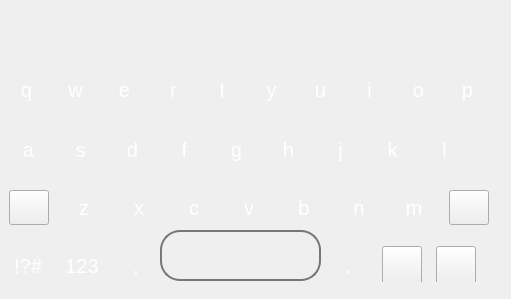
   <widget class="QWidget" name="pageLower">
    <widget class="QWidget" name="rowLower1">
     <property name="geometry">
      <rect>
       <x>0</x>
       <y>170</y>
       <width>500</width>
       <height>61</height>
      </rect>
     </property>
     <layout class="QHBoxLayout" name="horizontalLayout_6">
      <item>
       <widget class="QPushButton" name="btnLower">
        <property name="minimumSize">
         <size>
          <width>40</width>
          <height>35</height>
         </size>
        </property>
        <property name="maximumSize">
         <size>
          <width>20</width>
          <height>20</height>
         </size>
        </property>
        <property name="styleSheet">
         <string notr="true">border-image: url(:/qq/controls/res/qq/controls/helpers/arrow_right.svg);
QPushButton
{
border:none;
color: rgb(255, 255, 255);
font-size:20px}
QPushButton:pressed
{
    background-color:color: rgb(255, 255, 255);
}</string>
        </property>
        <property name="text">
         <string/>
        </property>
       </widget>
      </item>
      <item>
       <widget class="QPushButton" name="z_text">
        <property name="minimumSize">
         <size>
          <width>40</width>
          <height>35</height>
         </size>
        </property>
        <property name="maximumSize">
         <size>
          <width>20</width>
          <height>20</height>
         </size>
        </property>
        <property name="styleSheet">
         <string notr="true">
QPushButton
{
border:none;
color: rgb(255, 255, 255);
font-size:20px}
QPushButton:pressed
{
    background-color:color: rgb(255, 255, 255);
}</string>
        </property>
        <property name="text">
         <string>z</string>
        </property>
       </widget>
      </item>
      <item>
       <widget class="QPushButton" name="x_text">
        <property name="minimumSize">
         <size>
          <width>40</width>
          <height>35</height>
         </size>
        </property>
        <property name="maximumSize">
         <size>
          <width>20</width>
          <height>20</height>
         </size>
        </property>
        <property name="styleSheet">
         <string notr="true">
QPushButton
{
border:none;
color: rgb(255, 255, 255);
font-size:20px}
QPushButton:pressed
{
    background-color:color: rgb(255, 255, 255);
}</string>
        </property>
        <property name="text">
         <string>x</string>
        </property>
       </widget>
      </item>
      <item>
       <widget class="QPushButton" name="c_text">
        <property name="minimumSize">
         <size>
          <width>40</width>
          <height>35</height>
         </size>
        </property>
        <property name="maximumSize">
         <size>
          <width>20</width>
          <height>20</height>
         </size>
        </property>
        <property name="styleSheet">
         <string notr="true">
QPushButton
{
border:none;
color: rgb(255, 255, 255);
font-size:20px}
QPushButton:pressed
{
    background-color:color: rgb(255, 255, 255);
}</string>
        </property>
        <property name="text">
         <string>c</string>
        </property>
       </widget>
      </item>
      <item>
       <widget class="QPushButton" name="v_text">
        <property name="minimumSize">
         <size>
          <width>40</width>
          <height>35</height>
         </size>
        </property>
        <property name="maximumSize">
         <size>
          <width>20</width>
          <height>20</height>
         </size>
        </property>
        <property name="styleSheet">
         <string notr="true">
QPushButton
{
border:none;
color: rgb(255, 255, 255);
font-size:20px}
QPushButton:pressed
{
    background-color:color: rgb(255, 255, 255);
}</string>
        </property>
        <property name="text">
         <string>v</string>
        </property>
       </widget>
      </item>
      <item>
       <widget class="QPushButton" name="b_text">
        <property name="minimumSize">
         <size>
          <width>40</width>
          <height>35</height>
         </size>
        </property>
        <property name="maximumSize">
         <size>
          <width>20</width>
          <height>20</height>
         </size>
        </property>
        <property name="styleSheet">
         <string notr="true">
QPushButton
{
border:none;
color: rgb(255, 255, 255);
font-size:20px}
QPushButton:pressed
{
    background-color:color: rgb(255, 255, 255);
}</string>
        </property>
        <property name="text">
         <string>b</string>
        </property>
       </widget>
      </item>
      <item>
       <widget class="QPushButton" name="n_text">
        <property name="minimumSize">
         <size>
          <width>40</width>
          <height>35</height>
         </size>
        </property>
        <property name="maximumSize">
         <size>
          <width>20</width>
          <height>20</height>
         </size>
        </property>
        <property name="styleSheet">
         <string notr="true">
QPushButton
{
border:none;
color: rgb(255, 255, 255);
font-size:20px}
QPushButton:pressed
{
    background-color:color: rgb(255, 255, 255);
}</string>
        </property>
        <property name="text">
         <string>n</string>
        </property>
       </widget>
      </item>
      <item>
       <widget class="QPushButton" name="m_text">
        <property name="minimumSize">
         <size>
          <width>40</width>
          <height>35</height>
         </size>
        </property>
        <property name="maximumSize">
         <size>
          <width>20</width>
          <height>20</height>
         </size>
        </property>
        <property name="styleSheet">
         <string notr="true">
QPushButton
{
border:none;
color: rgb(255, 255, 255);
font-size:20px}
QPushButton:pressed
{
    background-color:color: rgb(255, 255, 255);
}</string>
        </property>
        <property name="text">
         <string>m</string>
        </property>
       </widget>
      </item>
      <item>
       <widget class="QPushButton" name="btnBackspaceLower">
        <property name="minimumSize">
         <size>
          <width>40</width>
          <height>35</height>
         </size>
        </property>
        <property name="maximumSize">
         <size>
          <width>20</width>
          <height>20</height>
         </size>
        </property>
        <property name="styleSheet">
         <string notr="true">border-image: url(:/qq/controls/res/qq/controls/icons/icon_trash.svg);

QPushButton
{
border:none;
color: rgb(255, 255, 255);
font-size:20px
}
QPushButton:pressed
{
    background-color:color: rgb(255, 255, 255);
}</string>
        </property>
        <property name="text">
         <string/>
        </property>
       </widget>
      </item>
     </layout>
    </widget>
    <widget class="QWidget" name="rowLower2">
     <property name="geometry">
      <rect>
       <x>320</x>
       <y>230</y>
       <width>164</width>
       <height>52</height>
      </rect>
     </property>
     <layout class="QHBoxLayout" name="horizontalLayout_7">
      <item>
       <widget class="QPushButton" name="btnDotLower">
        <property name="minimumSize">
         <size>
          <width>40</width>
          <height>40</height>
         </size>
        </property>
        <property name="maximumSize">
         <size>
          <width>20</width>
          <height>20</height>
         </size>
        </property>
        <property name="styleSheet">
         <string notr="true">
QPushButton
{
border:none;
color: rgb(255, 255, 255);
font-size:20px}
QPushButton:pressed
{
    background-color:color: rgb(255, 255, 255);
}</string>
        </property>
        <property name="text">
         <string>.</string>
        </property>
       </widget>
      </item>
      <item>
       <widget class="QPushButton" name="btnContactLower">
        <property name="minimumSize">
         <size>
          <width>40</width>
          <height>40</height>
         </size>
        </property>
        <property name="maximumSize">
         <size>
          <width>20</width>
          <height>20</height>
         </size>
        </property>
        <property name="styleSheet">
         <string notr="true">border-image: url(:/qq/controls/res/qq/controls/functions/contacts_icon.svg);
QPushButton
{
border:none;
color: rgb(255, 255, 255);
font-size:20px}
QPushButton:pressed
{
    background-color:color: rgb(255, 255, 255);
}</string>
        </property>
        <property name="text">
         <string/>
        </property>
       </widget>
      </item>
      <item>
       <widget class="QPushButton" name="btnSendLower">
        <property name="minimumSize">
         <size>
          <width>40</width>
          <height>40</height>
         </size>
        </property>
        <property name="maximumSize">
         <size>
          <width>20</width>
          <height>20</height>
         </size>
        </property>
        <property name="styleSheet">
         <string notr="true">border-image: url(:/qq/controls/res/qq/controls/icons/icon_reply.svg);
QPushButton
{
border:none;
color: rgb(255, 255, 255);
font-size:20px
}
QPushButton:pressed
{
    background-color:color: rgb(255, 255, 255);
}</string>
        </property>
        <property name="text">
         <string/>
        </property>
       </widget>
      </item>
     </layout>
    </widget>
    <widget class="QWidget" name="rowLower3">
     <property name="geometry">
      <rect>
       <x>0</x>
       <y>50</y>
       <width>502</width>
       <height>61</height>
      </rect>
     </property>
     <layout class="QHBoxLayout" name="horizontalLayout_8">
      <property name="spacing">
       <number>0</number>
      </property>
      <item>
       <widget class="QPushButton" name="q_text">
        <property name="minimumSize">
         <size>
          <width>45</width>
          <height>40</height>
         </size>
        </property>
        <property name="maximumSize">
         <size>
          <width>20</width>
          <height>20</height>
         </size>
        </property>
        <property name="styleSheet">
         <string notr="true">
QPushButton
{
border:none;
color: rgb(255, 255, 255);
font-size:20px}
QPushButton:pressed
{
    background-color:color: rgb(255, 255, 255);
}</string>
        </property>
        <property name="text">
         <string>q</string>
        </property>
       </widget>
      </item>
      <item>
       <widget class="QPushButton" name="w_text">
        <property name="minimumSize">
         <size>
          <width>45</width>
          <height>40</height>
         </size>
        </property>
        <property name="maximumSize">
         <size>
          <width>20</width>
          <height>20</height>
         </size>
        </property>
        <property name="styleSheet">
         <string notr="true">
QPushButton
{
border:none;
color: rgb(255, 255, 255);
font-size:20px}
QPushButton:pressed
{
    background-color:color: rgb(255, 255, 255);
}</string>
        </property>
        <property name="text">
         <string>w</string>
        </property>
       </widget>
      </item>
      <item>
       <widget class="QPushButton" name="e_text">
        <property name="minimumSize">
         <size>
          <width>45</width>
          <height>40</height>
         </size>
        </property>
        <property name="maximumSize">
         <size>
          <width>20</width>
          <height>20</height>
         </size>
        </property>
        <property name="styleSheet">
         <string notr="true">
QPushButton
{
border:none;
color: rgb(255, 255, 255);
font-size:20px}
QPushButton:pressed
{
    background-color:color: rgb(255, 255, 255);
}</string>
        </property>
        <property name="text">
         <string>e</string>
        </property>
       </widget>
      </item>
      <item>
       <widget class="QPushButton" name="r_text">
        <property name="minimumSize">
         <size>
          <width>45</width>
          <height>40</height>
         </size>
        </property>
        <property name="maximumSize">
         <size>
          <width>20</width>
          <height>20</height>
         </size>
        </property>
        <property name="styleSheet">
         <string notr="true">
QPushButton
{
border:none;
color: rgb(255, 255, 255);
font-size:20px}
QPushButton:pressed
{
    background-color:color: rgb(255, 255, 255);
}</string>
        </property>
        <property name="text">
         <string>r</string>
        </property>
       </widget>
      </item>
      <item>
       <widget class="QPushButton" name="t_text">
        <property name="minimumSize">
         <size>
          <width>45</width>
          <height>40</height>
         </size>
        </property>
        <property name="maximumSize">
         <size>
          <width>20</width>
          <height>20</height>
         </size>
        </property>
        <property name="styleSheet">
         <string notr="true">
QPushButton
{
border:none;
color: rgb(255, 255, 255);
font-size:20px}
QPushButton:pressed
{
    background-color:color: rgb(255, 255, 255);
}</string>
        </property>
        <property name="text">
         <string>t</string>
        </property>
       </widget>
      </item>
      <item>
       <widget class="QPushButton" name="y_text">
        <property name="minimumSize">
         <size>
          <width>45</width>
          <height>40</height>
         </size>
        </property>
        <property name="maximumSize">
         <size>
          <width>20</width>
          <height>20</height>
         </size>
        </property>
        <property name="styleSheet">
         <string notr="true">
QPushButton
{
border:none;
color: rgb(255, 255, 255);
font-size:20px}
QPushButton:pressed
{
    background-color:color: rgb(255, 255, 255);
}</string>
        </property>
        <property name="text">
         <string>y</string>
        </property>
       </widget>
      </item>
      <item>
       <widget class="QPushButton" name="u_text">
        <property name="minimumSize">
         <size>
          <width>45</width>
          <height>40</height>
         </size>
        </property>
        <property name="maximumSize">
         <size>
          <width>20</width>
          <height>20</height>
         </size>
        </property>
        <property name="styleSheet">
         <string notr="true">
QPushButton
{
border:none;
color: rgb(255, 255, 255);
font-size:20px}
QPushButton:pressed
{
    background-color:color: rgb(255, 255, 255);
}</string>
        </property>
        <property name="text">
         <string>u</string>
        </property>
       </widget>
      </item>
      <item>
       <widget class="QPushButton" name="i_text">
        <property name="minimumSize">
         <size>
          <width>45</width>
          <height>40</height>
         </size>
        </property>
        <property name="maximumSize">
         <size>
          <width>20</width>
          <height>20</height>
         </size>
        </property>
        <property name="styleSheet">
         <string notr="true">
QPushButton
{
border:none;
color: rgb(255, 255, 255);
font-size:20px}
QPushButton:pressed
{
    background-color:color: rgb(255, 255, 255);
}</string>
        </property>
        <property name="text">
         <string>i</string>
        </property>
       </widget>
      </item>
      <item>
       <widget class="QPushButton" name="o_text">
        <property name="minimumSize">
         <size>
          <width>45</width>
          <height>40</height>
         </size>
        </property>
        <property name="maximumSize">
         <size>
          <width>20</width>
          <height>20</height>
         </size>
        </property>
        <property name="styleSheet">
         <string notr="true">
QPushButton
{
border:none;
color: rgb(255, 255, 255);
font-size:20px}
QPushButton:pressed
{
    background-color:color: rgb(255, 255, 255);
}</string>
        </property>
        <property name="text">
         <string>o</string>
        </property>
       </widget>
      </item>
      <item>
       <widget class="QPushButton" name="p_text">
        <property name="minimumSize">
         <size>
          <width>45</width>
          <height>40</height>
         </size>
        </property>
        <property name="maximumSize">
         <size>
          <width>20</width>
          <height>20</height>
         </size>
        </property>
        <property name="styleSheet">
         <string notr="true">
QPushButton
{
border:none;
color: rgb(255, 255, 255);
font-size:20px}
QPushButton:pressed
{
    background-color:color: rgb(255, 255, 255);
}</string>
        </property>
        <property name="text">
         <string>p</string>
        </property>
       </widget>
      </item>
     </layout>
    </widget>
    <widget class="QWidget" name="rowLower4">
     <property name="geometry">
      <rect>
       <x>0</x>
       <y>110</y>
       <width>481</width>
       <height>61</height>
      </rect>
     </property>
     <layout class="QHBoxLayout" name="horizontalLayout_9">
      <property name="spacing">
       <number>0</number>
      </property>
      <item>
       <widget class="QPushButton" name="a_text">
        <property name="minimumSize">
         <size>
          <width>47</width>
          <height>40</height>
         </size>
        </property>
        <property name="maximumSize">
         <size>
          <width>20</width>
          <height>20</height>
         </size>
        </property>
        <property name="styleSheet">
         <string notr="true">
QPushButton
{
border:none;
color: rgb(255, 255, 255);
font-size:20px}
QPushButton:pressed
{
    background-color:color: rgb(255, 255, 255);
}</string>
        </property>
        <property name="text">
         <string>a</string>
        </property>
       </widget>
      </item>
      <item>
       <widget class="QPushButton" name="s_text">
        <property name="minimumSize">
         <size>
          <width>47</width>
          <height>40</height>
         </size>
        </property>
        <property name="maximumSize">
         <size>
          <width>20</width>
          <height>20</height>
         </size>
        </property>
        <property name="styleSheet">
         <string notr="true">
QPushButton
{
border:none;
color: rgb(255, 255, 255);
font-size:20px}
QPushButton:pressed
{
    background-color:color: rgb(255, 255, 255);
}</string>
        </property>
        <property name="text">
         <string>s</string>
        </property>
       </widget>
      </item>
      <item>
       <widget class="QPushButton" name="d_text">
        <property name="minimumSize">
         <size>
          <width>47</width>
          <height>40</height>
         </size>
        </property>
        <property name="maximumSize">
         <size>
          <width>20</width>
          <height>20</height>
         </size>
        </property>
        <property name="styleSheet">
         <string notr="true">
QPushButton
{
border:none;
color: rgb(255, 255, 255);
font-size:20px}
QPushButton:pressed
{
    background-color:color: rgb(255, 255, 255);
}</string>
        </property>
        <property name="text">
         <string>d</string>
        </property>
       </widget>
      </item>
      <item>
       <widget class="QPushButton" name="f_text">
        <property name="minimumSize">
         <size>
          <width>47</width>
          <height>40</height>
         </size>
        </property>
        <property name="maximumSize">
         <size>
          <width>20</width>
          <height>20</height>
         </size>
        </property>
        <property name="styleSheet">
         <string notr="true">
QPushButton
{
border:none;
color: rgb(255, 255, 255);
font-size:20px}
QPushButton:pressed
{
    background-color:color: rgb(255, 255, 255);
}</string>
        </property>
        <property name="text">
         <string>f</string>
        </property>
       </widget>
      </item>
      <item>
       <widget class="QPushButton" name="g_text">
        <property name="minimumSize">
         <size>
          <width>47</width>
          <height>40</height>
         </size>
        </property>
        <property name="maximumSize">
         <size>
          <width>20</width>
          <height>20</height>
         </size>
        </property>
        <property name="styleSheet">
         <string notr="true">
QPushButton
{
border:none;
color: rgb(255, 255, 255);
font-size:20px}
QPushButton:pressed
{
    background-color:color: rgb(255, 255, 255);
}</string>
        </property>
        <property name="text">
         <string>g</string>
        </property>
       </widget>
      </item>
      <item>
       <widget class="QPushButton" name="h_text">
        <property name="minimumSize">
         <size>
          <width>47</width>
          <height>40</height>
         </size>
        </property>
        <property name="maximumSize">
         <size>
          <width>20</width>
          <height>20</height>
         </size>
        </property>
        <property name="styleSheet">
         <string notr="true">
QPushButton
{
border:none;
color: rgb(255, 255, 255);
font-size:20px}
QPushButton:pressed
{
    background-color:color: rgb(255, 255, 255);
}</string>
        </property>
        <property name="text">
         <string>h</string>
        </property>
       </widget>
      </item>
      <item>
       <widget class="QPushButton" name="j_text">
        <property name="minimumSize">
         <size>
          <width>47</width>
          <height>40</height>
         </size>
        </property>
        <property name="maximumSize">
         <size>
          <width>20</width>
          <height>20</height>
         </size>
        </property>
        <property name="styleSheet">
         <string notr="true">
QPushButton
{
border:none;
color: rgb(255, 255, 255);
font-size:20px}
QPushButton:pressed
{
    background-color:color: rgb(255, 255, 255);
}</string>
        </property>
        <property name="text">
         <string>j</string>
        </property>
       </widget>
      </item>
      <item>
       <widget class="QPushButton" name="k_text">
        <property name="minimumSize">
         <size>
          <width>47</width>
          <height>40</height>
         </size>
        </property>
        <property name="maximumSize">
         <size>
          <width>20</width>
          <height>20</height>
         </size>
        </property>
        <property name="styleSheet">
         <string notr="true">
QPushButton
{
border:none;
color: rgb(255, 255, 255);
font-size:20px}
QPushButton:pressed
{
    background-color:color: rgb(255, 255, 255);
}</string>
        </property>
        <property name="text">
         <string>k</string>
        </property>
       </widget>
      </item>
      <item>
       <widget class="QPushButton" name="l_text">
        <property name="minimumSize">
         <size>
          <width>47</width>
          <height>40</height>
         </size>
        </property>
        <property name="maximumSize">
         <size>
          <width>20</width>
          <height>20</height>
         </size>
        </property>
        <property name="styleSheet">
         <string notr="true">
QPushButton
{
border:none;
color: rgb(255, 255, 255);
font-size:20px}
QPushButton:pressed
{
    background-color:color: rgb(255, 255, 255);
}</string>
        </property>
        <property name="text">
         <string>l</string>
        </property>
       </widget>
      </item>
     </layout>
    </widget>
    <widget class="QWidget" name="rowLower5">
     <property name="geometry">
      <rect>
       <x>0</x>
       <y>230</y>
       <width>164</width>
       <height>52</height>
      </rect>
     </property>
     <layout class="QHBoxLayout" name="horizontalLayout_10">
      <item>
       <widget class="QPushButton" name="btnSymbol">
        <property name="minimumSize">
         <size>
          <width>40</width>
          <height>40</height>
         </size>
        </property>
        <property name="maximumSize">
         <size>
          <width>20</width>
          <height>20</height>
         </size>
        </property>
        <property name="styleSheet">
         <string notr="true">
QPushButton
{
border:none;
color: rgb(255, 255, 255);
font-size:20px}
QPushButton:pressed
{
    background-color:color: rgb(255, 255, 255);
}</string>
        </property>
        <property name="text">
         <string>!?#</string>
        </property>
       </widget>
      </item>
      <item>
       <widget class="QPushButton" name="btnNumLower">
        <property name="minimumSize">
         <size>
          <width>40</width>
          <height>40</height>
         </size>
        </property>
        <property name="maximumSize">
         <size>
          <width>20</width>
          <height>20</height>
         </size>
        </property>
        <property name="styleSheet">
         <string notr="true">
QPushButton
{
border:none;
color: rgb(255, 255, 255);
font-size:20px}
QPushButton:pressed
{
    background-color:color: rgb(255, 255, 255);
}</string>
        </property>
        <property name="text">
         <string>123</string>
        </property>
       </widget>
      </item>
      <item>
       <widget class="QPushButton" name="btnCommaLower">
        <property name="minimumSize">
         <size>
          <width>40</width>
          <height>40</height>
         </size>
        </property>
        <property name="maximumSize">
         <size>
          <width>20</width>
          <height>20</height>
         </size>
        </property>
        <property name="styleSheet">
         <string notr="true">
QPushButton
{
border:none;
color: rgb(255, 255, 255);
font-size:20px}
QPushButton:pressed
{
    background-color:color: rgb(255, 255, 255);
}</string>
        </property>
        <property name="text">
         <string>,</string>
        </property>
       </widget>
      </item>
     </layout>
    </widget>
    <widget class="QPushButton" name="btnSpaceLower">
     <property name="geometry">
      <rect>
       <x>160</x>
       <y>230</y>
       <width>161</width>
       <height>51</height>
      </rect>
     </property>
     <property name="styleSheet">
      <string notr="true">QPushButton
{
	border-color: rgb(0, 0, 0);
	border:2px solid #777777;
    color:white;
    border-radius:20px;
}
QPushButton:pressed
{
    background-color:
	color: rgb(255, 255, 255);
}
</string>
     </property>
     <property name="text">
      <string/>
     </property>
    </widget>
    <widget class="QLabel" name="bgLower">
     <property name="geometry">
      <rect>
       <x>0</x>
       <y>0</y>
       <width>490</width>
       <height>290</height>
      </rect>
     </property>
     <property name="minimumSize">
      <size>
       <width>490</width>
       <height>290</height>
      </size>
     </property>
     <property name="maximumSize">
      <size>
       <width>490</width>
       <height>290</height>
      </size>
     </property>
     <property name="styleSheet">
      <string notr="true">image: url(:/images/195534fdcf37d6cdabbf9263959b94e4.jpg);
border-image: url(:/images/195534fdcf37d6cdabbf9263959b94e4.jpg);</string>
     </property>
     <property name="text">
      <string/>
     </property>
    </widget>
    <zorder>bgLower</zorder>
    <zorder>rowLower1</zorder>
    <zorder>rowLower2</zorder>
    <zorder>rowLower3</zorder>
    <zorder>rowLower4</zorder>
    <zorder>rowLower5</zorder>
    <zorder>btnSpaceLower</zorder>
   </widget>
